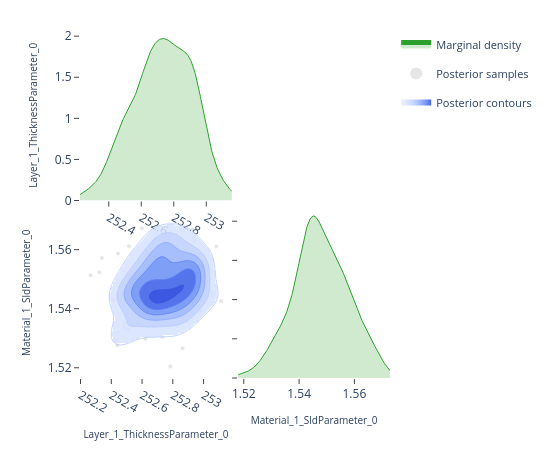

Here is the notebook cell this chart was saved with:
### Code cell
# ---- Pairwise focus: thickness vs SLD ---------------------------------------
# A 2-parameter corner plot zooms in on the joint posterior for a specific
# pair.  This is the same view the EasyReflectometryApp's "2D Heatmap"
# sub-tab uses to inspect parameter degeneracies.


params_of_interest = ['Layer_1_ThicknessParameter_0', 'Material_1_SldParameter_0']
idx = [posterior.param_names.index(p) for p in params_of_interest]
subset_draws = np.asarray(posterior.draws)[:, idx]

fig = plot_corner(subset_draws, params_of_interest)
fig.show()

### Figure 1 — Plotly figure (JSON) as saved in the notebook; plotly's stock layout.template omitted (floating-point values rounded to 4 significant figures; data arrays with more than 128 entries replaced by an {"elided": "..."} marker saying what was removed)
{"data": [{"fill": "tozeroy", "fillcolor": "rgba(44, 160, 44, 0.22)", "hoverinfo": "skip", "legendgroup": "marginal", "line": {"color": "rgb(44, 160, 44)", "width": 1}, "mode": "lines", "name": "Marginal density", "showlegend": true, "type": "scatter", "x": {"elided": "256 float values"}, "xaxis": "x", "y": {"elided": "256 float values"}, "yaxis": "y"}, {"hoverinfo": "skip", "legendgroup": "scatter", "marker": {"color": "rgba(140, 140, 140, 0.22)", "size": 4}, "mode": "markers", "name": "Posterior samples", "showlegend": true, "type": "scatter", "x": [252.6, 252.8, 252.6, 252.7, 252.5, 252.7, 252.4, 252.6, 252.3, 252.8, 252.7, 252.8, 252.9, 252.9, 252.7, 252.8, 252.8, 252.9, 252.5, 252.8, 252.9, 252.7, 253.0, 252.8, 252.6, 252.6, 252.9, 252.7, 252.7, 252.7, 252.4, 252.4, 252.7, 252.7, 252.6, 252.9, 252.6, 252.7, 252.9, 253.1, 252.5, 252.8, 252.7, 253.0, 252.6, 252.9, 252.4, 252.6, 252.6, 252.9, 252.5, 252.5, 252.9, 252.8, 253.1, 252.6, 252.9, 252.7, 252.6, 252.7, 252.3, 252.9, 252.8, 252.9, 252.8, 252.6, 252.9, 252.7, 252.5, 252.7, 252.6, 252.6, 252.8, 253.0, 252.8, 252.9, 252.9, 252.7, 252.9, 252.8, 252.7, 252.7, 253.1, 252.8, 252.5, 253.1, 252.8, 252.7, 252.8, 252.9, 252.6, 252.9, 252.6, 252.8, 252.8, 253.0, 252.5, 252.6, 252.5, 252.9, 252.9, 252.7, 252.5, 252.7, 252.5, 252.9, 253.0, 252.9, 252.6, 252.5, 252.7, 252.3, 252.8, 252.4, 252.7, 252.9, 252.9, 252.7, 252.5, 252.9], "xaxis": "x3", "y": [1.552, 1.54, 1.55, 1.555, 1.546, 1.564, 1.529, 1.543, 1.551, 1.52, 1.544, 1.549, 1.551, 1.559, 1.53, 1.546, 1.534, 1.548, 1.546, 1.547, 1.55, 1.561, 1.555, 1.565, 1.559, 1.538, 1.543, 1.555, 1.541, 1.557, 1.532, 1.543, 1.543, 1.551, 1.547, 1.552, 1.53, 1.538, 1.555, 1.543, 1.543, 1.54, 1.559, 1.539, 1.549, 1.56, 1.559, 1.543, 1.552, 1.538, 1.543, 1.542, 1.551, 1.557, 1.544, 1.549, 1.536, 1.559, 1.555, 1.544, 1.552, 1.547, 1.544, 1.553, 1.547, 1.545, 1.546, 1.555, 1.546, 1.545, 1.545, 1.552, 1.541, 1.552, 1.542, 1.552, 1.563, 1.544, 1.567, 1.564, 1.534, 1.541, 1.545, 1.548, 1.57, 1.561, 1.562, 1.557, 1.535, 1.527, 1.535, 1.547, 1.542, 1.542, 1.544, 1.555, 1.533, 1.555, 1.546, 1.554, 1.539, 1.543, 1.535, 1.566, 1.552, 1.544, 1.546, 1.558, 1.567, 1.533, 1.553, 1.557, 1.548, 1.528, 1.539, 1.553, 1.547, 1.542, 1.561, 1.567], "yaxis": "y3", "zorder": 0}, {"colorscale": [[0.0, "rgba(224, 233, 255, 0.62)"], [0.35, "rgba(183, 203, 255, 0.70)"], [0.6, "rgba(138, 169, 252, 0.78)"], [0.82, "rgba(96, 131, 242, 0.84)"], [1.0, "rgba(58, 86, 224, 0.90)"]], "connectgaps": false, "contours": {"coloring": "fill", "end": 70.76, "showlabels": false, "showlines": false, "size": 11.17, "start": 14.9}, "hoverinfo": "skip", "legendgroup": "contour", "name": "Posterior contours", "showlegend": true, "showscale": false, "type": "contour", "x": [252.2, 252.2, 252.2, 252.3, 252.3, 252.3, 252.3, 252.3, 252.3, 252.3, 252.3, 252.4, 252.4, 252.4, 252.4, 252.4, 252.4, 252.4, 252.4, 252.4, 252.5, 252.5, 252.5, 252.5, 252.5, 252.5, 252.5, 252.5, 252.6, 252.6, 252.6, 252.6, 252.6, 252.6, 252.6, 252.6, 252.6, 252.7, 252.7, 252.7, 252.7, 252.7, 252.7, 252.7, 252.7, 252.8, 252.8, 252.8, 252.8, 252.8, 252.8, 252.8, 252.8, 252.9, 252.9, 252.9, 252.9, 252.9, 252.9, 252.9, 252.9, 252.9, 253.0, 253.0, 253.0, 253.0, 253.0, 253.0, 253.0, 253.0, 253.1, 253.1, 253.1, 253.1, 253.1, 253.1, 253.1, 253.1, 253.1, 253.2], "xaxis": "x3", "y": [1.518, 1.519, 1.519, 1.52, 1.521, 1.521, 1.522, 1.523, 1.524, 1.524, 1.525, 1.526, 1.526, 1.527, 1.528, 1.528, 1.529, 1.53, 1.53, 1.531, 1.532, 1.533, 1.533, 1.534, 1.535, 1.535, 1.536, 1.537, 1.537, 1.538, 1.539, 1.539, 1.54, 1.541, 1.542, 1.542, 1.543, 1.544, 1.544, 1.545, 1.546, 1.546, 1.547, 1.548, 1.549, 1.549, 1.55, 1.551, 1.551, 1.552, 1.553, 1.553, 1.554, 1.555, 1.555, 1.556, 1.557, 1.558, 1.558, 1.559, 1.56, 1.56, 1.561, 1.562, 1.562, 1.563, 1.564, 1.565, 1.565, 1.566, 1.567, 1.567, 1.568, 1.569, 1.569, 1.57, 1.571, 1.571, 1.572, 1.573], "yaxis": "y3", "z": {"elided": "80x80 float values"}, "zmax": 70.76, "zmin": 14.9, "zorder": 1}, {"colorscale": [[0.0, "rgba(183, 203, 255, 0.94)"], [0.35, "rgba(183, 203, 255, 0.94)"], [0.35, "rgba(138, 169, 252, 0.95)"], [0.6, "rgba(138, 169, 252, 0.95)"], [0.6, "rgba(96, 131, 242, 0.96)"], [0.82, "rgba(96, 131, 242, 0.96)"], [0.82, "rgba(58, 86, 224, 0.98)"], [1.0, "rgba(58, 86, 224, 0.98)"]], "contours": {"coloring": "lines", "end": 70.76, "showlabels": false, "size": 11.17, "start": 14.9}, "hoverinfo": "skip", "legendgroup": "contour", "line": {"width": 0.9}, "showlegend": false, "showscale": false, "type": "contour", "x": [252.2, 252.2, 252.2, 252.3, 252.3, 252.3, 252.3, 252.3, 252.3, 252.3, 252.3, 252.4, 252.4, 252.4, 252.4, 252.4, 252.4, 252.4, 252.4, 252.4, 252.5, 252.5, 252.5, 252.5, 252.5, 252.5, 252.5, 252.5, 252.6, 252.6, 252.6, 252.6, 252.6, 252.6, 252.6, 252.6, 252.6, 252.7, 252.7, 252.7, 252.7, 252.7, 252.7, 252.7, 252.7, 252.8, 252.8, 252.8, 252.8, 252.8, 252.8, 252.8, 252.8, 252.9, 252.9, 252.9, 252.9, 252.9, 252.9, 252.9, 252.9, 252.9, 253.0, 253.0, 253.0, 253.0, 253.0, 253.0, 253.0, 253.0, 253.1, 253.1, 253.1, 253.1, 253.1, 253.1, 253.1, 253.1, 253.1, 253.2], "xaxis": "x3", "y": [1.518, 1.519, 1.519, 1.52, 1.521, 1.521, 1.522, 1.523, 1.524, 1.524, 1.525, 1.526, 1.526, 1.527, 1.528, 1.528, 1.529, 1.53, 1.53, 1.531, 1.532, 1.533, 1.533, 1.534, 1.535, 1.535, 1.536, 1.537, 1.537, 1.538, 1.539, 1.539, 1.54, 1.541, 1.542, 1.542, 1.543, 1.544, 1.544, 1.545, 1.546, 1.546, 1.547, 1.548, 1.549, 1.549, 1.55, 1.551, 1.551, 1.552, 1.553, 1.553, 1.554, 1.555, 1.555, 1.556, 1.557, 1.558, 1.558, 1.559, 1.56, 1.56, 1.561, 1.562, 1.562, 1.563, 1.564, 1.565, 1.565, 1.566, 1.567, 1.567, 1.568, 1.569, 1.569, 1.57, 1.571, 1.571, 1.572, 1.573], "yaxis": "y3", "z": {"elided": "80x80 float values"}, "zmax": 70.76, "zmin": 14.9, "zorder": 2}, {"fill": "tozeroy", "fillcolor": "rgba(44, 160, 44, 0.22)", "hoverinfo": "skip", "legendgroup": "marginal", "line": {"color": "rgb(44, 160, 44)", "width": 1}, "mode": "lines", "name": "Marginal density", "showlegend": false, "type": "scatter", "x": {"elided": "256 float values"}, "xaxis": "x4", "y": {"elided": "256 float values"}, "yaxis": "y4"}], "layout": {"height": 450, "legend": {"font": {"size": 11}, "itemsizing": "constant", "orientation": "v", "x": 1.02, "xanchor": "left", "y": 1.0, "yanchor": "top"}, "margin": {"b": 60, "l": 80, "r": 160, "t": 30}, "plot_bgcolor": "white", "showlegend": true, "width": 550, "xaxis": {"anchor": "y", "domain": [0.0, 0.49], "showgrid": false, "ticks": "outside", "zeroline": false}, "xaxis2": {"anchor": "y2", "domain": [0.51, 1.0], "showgrid": false, "ticks": "outside", "visible": false, "zeroline": false}, "xaxis3": {"anchor": "y3", "domain": [0.0, 0.49], "showgrid": false, "ticks": "outside", "title": {"font": {"size": 10}, "text": "Layer_1_ThicknessParameter_0"}, "zeroline": false}, "xaxis4": {"anchor": "y4", "domain": [0.51, 1.0], "showgrid": false, "ticks": "outside", "title": {"font": {"size": 10}, "text": "Material_1_SldParameter_0"}, "zeroline": false}, "yaxis": {"anchor": "x", "domain": [0.51, 1.0], "showgrid": false, "ticks": "outside", "title": {"font": {"size": 10}, "text": "Layer_1_ThicknessParameter_0"}, "zeroline": false}, "yaxis2": {"anchor": "x2", "domain": [0.51, 1.0], "showgrid": false, "ticks": "outside", "visible": false, "zeroline": false}, "yaxis3": {"anchor": "x3", "domain": [0.0, 0.49], "showgrid": false, "ticks": "outside", "title": {"font": {"size": 10}, "text": "Material_1_SldParameter_0"}, "zeroline": false}, "yaxis4": {"anchor": "x4", "domain": [0.0, 0.49], "showgrid": false, "showticklabels": false, "ticks": "outside", "zeroline": false}}}
